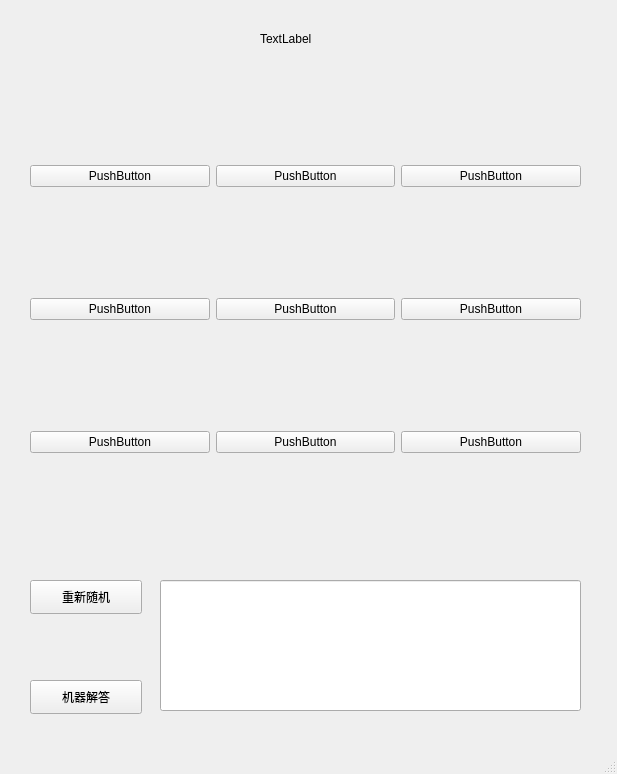
<?xml version="1.0" encoding="UTF-8"?>
<ui version="4.0">
 <class>MainWindow</class>
 <widget class="QMainWindow" name="MainWindow">
  <property name="geometry">
   <rect>
    <x>0</x>
    <y>0</y>
    <width>617</width>
    <height>774</height>
   </rect>
  </property>
  <property name="windowTitle">
   <string>MainWindow</string>
  </property>
  <widget class="QWidget" name="centralwidget">
   <widget class="QPushButton" name="pushButton_restart">
    <property name="geometry">
     <rect>
      <x>30</x>
      <y>580</y>
      <width>112</width>
      <height>34</height>
     </rect>
    </property>
    <property name="text">
     <string>重新随机</string>
    </property>
   </widget>
   <widget class="QPushButton" name="pushButton_solve">
    <property name="geometry">
     <rect>
      <x>30</x>
      <y>680</y>
      <width>112</width>
      <height>34</height>
     </rect>
    </property>
    <property name="text">
     <string>机器解答</string>
    </property>
   </widget>
   <widget class="QLineEdit" name="lineEdit_Message">
    <property name="geometry">
     <rect>
      <x>160</x>
      <y>580</y>
      <width>421</width>
      <height>131</height>
     </rect>
    </property>
    <property name="text">
     <string/>
    </property>
    <property name="readOnly">
     <bool>true</bool>
    </property>
   </widget>
   <widget class="QLabel" name="GameName">
    <property name="geometry">
     <rect>
      <x>260</x>
      <y>30</y>
      <width>81</width>
      <height>18</height>
     </rect>
    </property>
    <property name="text">
     <string>TextLabel</string>
    </property>
   </widget>
   <widget class="QWidget" name="">
    <property name="geometry">
     <rect>
      <x>30</x>
      <y>60</y>
      <width>551</width>
      <height>501</height>
     </rect>
    </property>
    <layout class="QGridLayout" name="ButtonLayout">
     <item row="0" column="0">
      <widget class="QPushButton" name="pushButton">
       <property name="text">
        <string>PushButton</string>
       </property>
      </widget>
     </item>
     <item row="0" column="1">
      <widget class="QPushButton" name="pushButton_3">
       <property name="text">
        <string>PushButton</string>
       </property>
      </widget>
     </item>
     <item row="0" column="2">
      <widget class="QPushButton" name="pushButton_2">
       <property name="text">
        <string>PushButton</string>
       </property>
      </widget>
     </item>
     <item row="1" column="0">
      <widget class="QPushButton" name="pushButton_5">
       <property name="text">
        <string>PushButton</string>
       </property>
      </widget>
     </item>
     <item row="1" column="1">
      <widget class="QPushButton" name="pushButton_6">
       <property name="text">
        <string>PushButton</string>
       </property>
      </widget>
     </item>
     <item row="1" column="2">
      <widget class="QPushButton" name="pushButton_8">
       <property name="text">
        <string>PushButton</string>
       </property>
      </widget>
     </item>
     <item row="2" column="0">
      <widget class="QPushButton" name="pushButton_4">
       <property name="text">
        <string>PushButton</string>
       </property>
      </widget>
     </item>
     <item row="2" column="1">
      <widget class="QPushButton" name="pushButton_9">
       <property name="text">
        <string>PushButton</string>
       </property>
      </widget>
     </item>
     <item row="2" column="2">
      <widget class="QPushButton" name="pushButton_7">
       <property name="text">
        <string>PushButton</string>
       </property>
      </widget>
     </item>
    </layout>
   </widget>
  </widget>
  <widget class="QMenuBar" name="menubar">
   <property name="geometry">
    <rect>
     <x>0</x>
     <y>0</y>
     <width>617</width>
     <height>29</height>
    </rect>
   </property>
  </widget>
  <widget class="QStatusBar" name="statusbar"/>
 </widget>
 <resources/>
 <connections/>
</ui>
